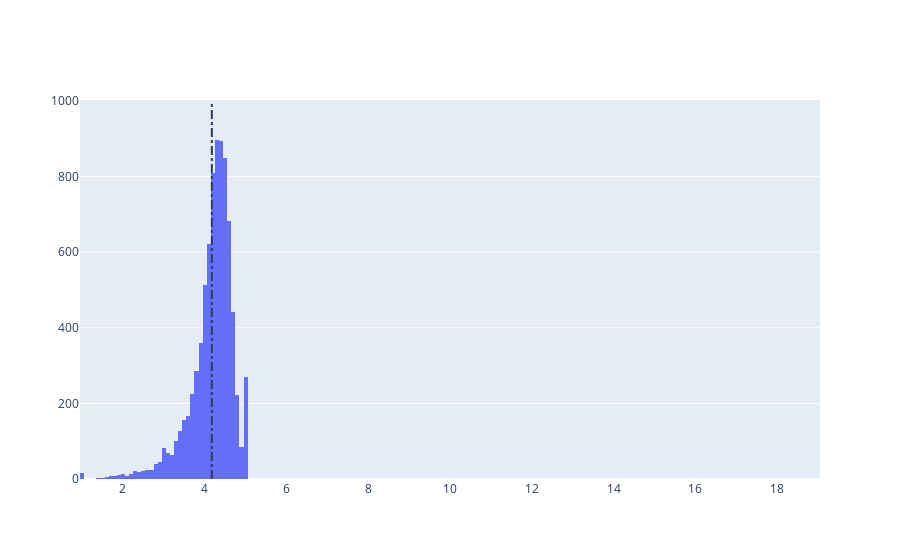

Notebook cell for this chart:
### Code cell
# Distribution of apps according to their ratings
data = [go.Histogram(
        x = apps['Rating']
)]

# Vertical dashed line to indicate the average app rating
layout = {'shapes': [{
              'type' :'line',
              'x0': avg_app_rating,
              'y0': 0,
              'x1': avg_app_rating,
              'y1': 1000,
              'line': { 'dash': 'dashdot'}
          }]
          }

plotly.offline.iplot({'data': data, 'layout': layout})

### Figure 1 — Plotly figure (JSON) as saved in the notebook; plotly's stock layout.template omitted (floating-point values rounded to 4 significant figures; data arrays with more than 128 entries replaced by an {"elided": "..."} marker saying what was removed)
{"data": [{"type": "histogram", "x": {"elided": "9660 float values"}}], "layout": {"autosize": true, "shapes": [{"line": {"dash": "dashdot"}, "type": "line", "x0": 4.175, "x1": 4.175, "y0": 0, "y1": 1000}], "xaxis": {"autorange": true, "range": [0.95, 19.05], "type": "linear"}, "yaxis": {"autorange": true, "range": [-5.618, 1006.0]}}}
